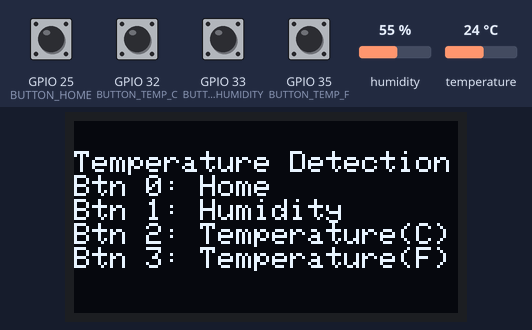
The sketch below on a simulated ESP32. On the bench: 128×64 one-colour display. The inputs (shaded band) are chosen by the test bench; at power-on: GPIO 25 (BUTTON_HOME), GPIO 32 (BUTTON_TEMP_C), GPIO 33 (BUTTON_HUMIDITY), GPIO 35 (BUTTON_TEMP_F) HIGH, temperature 24 °C, humidity 55 %. WiFi joins after 1.5 s; servers stay silent unless stated; what the sketch prints to the serial monitor is not drawn.

Above: at 5.4 s.
5.5 s: GPIO 32 (BUTTON_TEMP_C) pulled LOW for 0.15 s
At 7.1 s:
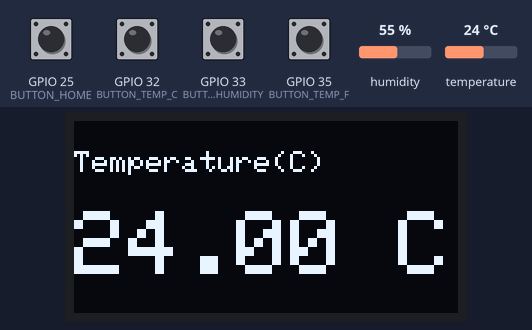
7.4 s: GPIO 33 (BUTTON_HUMIDITY) pulled LOW for 0.15 s
At 9.0 s:
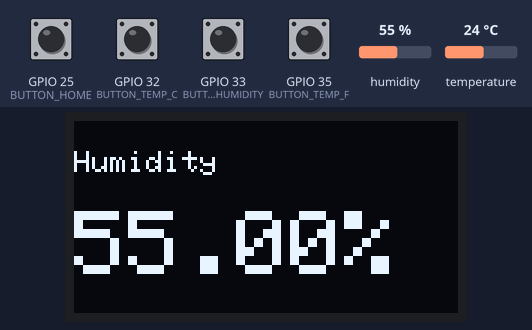
9.3 s: GPIO 35 (BUTTON_TEMP_F) pulled LOW for 0.15 s
At 11.1 s:
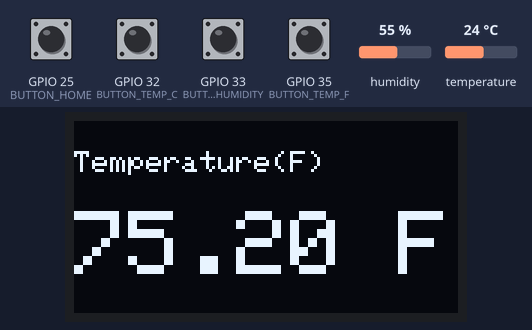
11.4 s: temperature set to 12 °C
At 14.0 s:
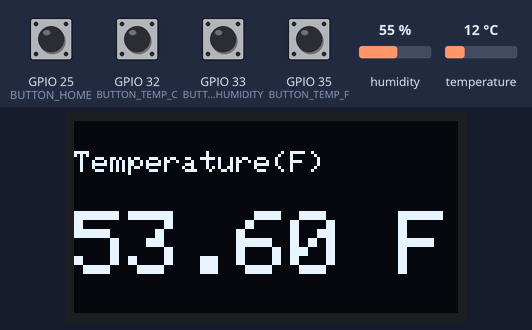
14.3 s: GPIO 25 (BUTTON_HOME) pulled LOW for 0.15 s
At 16.1 s:
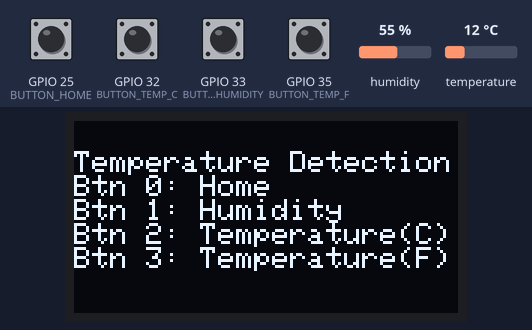
16.4 s: GPIO 33 (BUTTON_HUMIDITY) pulled LOW for 1 s
At 18.0 s:
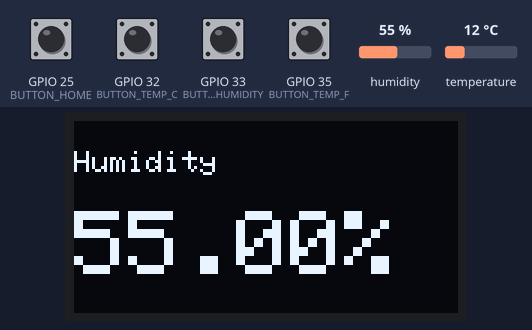
Timing chart, 0 to 19.5 s (numbered marks = the images above; inputs shaded):
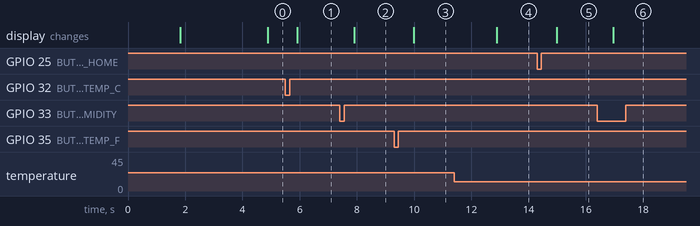

The sketch:

temperature_dht11.ino
```cpp
/*
NOTE: PIN

DHT11 ESP32
GND   GND
DAT   IO21
VCC   3V3

BTN   ESP32
GND   GND
S0    IO25
S1    IO33
S2    IO32
S3    IO35

OLED  ESP32
GND   GND
SDA   IO18
SCL   IO22
5V    VIN
*/

#include <DHT.h>
#include <WiFi.h>
#include <WiFiClient.h>
#include <BlynkSimpleEsp32.h>
#include <SPI.h>
#include <Wire.h>
#include <Adafruit_GFX.h>
#include <Adafruit_SSD1306.h>

#define DHT_SENSOR_PIN  21 // ESP32 pin GIOP21 connected to DHT11 sensor
#define DHT_SENSOR_TYPE DHT11
#define BLYNK_TEMPLATE_ID "TMPL2IWywrVQ"
#define BLYNK_TEMPLATE_NAME "Temperature Detector"
#define BLYNK_AUTH_TOKEN "AV2J9tdskGY480clqV3rAOU3O2ucKmdP"
#define BLYNK_PRINT Serial
#define SCREEN_WIDTH 128 // OLED display width, in pixels
#define SCREEN_HEIGHT 64 // OLED display height, in pixels
#define BUTTON_HOME 25
#define BUTTON_HUMIDITY 33
#define BUTTON_TEMP_C 32
#define BUTTON_TEMP_F 35

// Declaration for an SSD1306 display connected to I2C (SDA, SCL pins)
Adafruit_SSD1306 display(SCREEN_WIDTH, SCREEN_HEIGHT, &Wire, -1);

// Your WiFi credentials.
// Set password to "" for open networks.
char ssid[] = "OPPO A16";
char pass[] = "halo1234";

// for button
int button_state = LOW;
int last_button_state;
int option = 0;
// Blynk Timer
BlynkTimer timer;

// Set for dht11 pin
DHT dht_sensor(DHT_SENSOR_PIN, DHT_SENSOR_TYPE);

// This function sends Arduino's up time every second to Virtual Pin (5).
// In the app, Widget's reading frequency should be set to PUSH. This means
// that you define how often to send data to Blynk App.
float getHumidity()
{
  float humi = dht_sensor.readHumidity();

  if ( isnan(humi) ) {
    Serial.println("Failed to read humidity from DHT sensor!");
    return NULL;
  }

  return humi;
}

float getTempC()
{
  float tempC = dht_sensor.readTemperature();

  if ( isnan(tempC) ) {
    Serial.println("Failed to read temperature celcius from DHT sensor!");
    return NULL;
  }

  return tempC;
}

float getTempF()
{
  float tempF = dht_sensor.readTemperature(true);

  if ( isnan(tempF) ) {
    Serial.println("Failed to read temperature farenheit from DHT sensor!");
    return NULL;
  }

  return tempF;
}

void displayOnScreen(float data = 0, int type = NULL)
{
  display.clearDisplay();
  display.setTextSize(1);
  display.setTextColor(WHITE);
  display.setCursor(0, 10);

  if(type == 1) {
    display.println("Humidity");
    display.setTextSize(3);
    display.setCursor(0, 30);
    display.print(data);
    display.print("%");
  } else if (type == 2) {
    display.println("Temperature(C)");
    display.setTextSize(3);
    display.setCursor(0, 30);
    display.print(data);
    display.print(" C");
  } else if (type == 3) {
    display.println("Temperature(F)");
    display.setTextSize(3);
    display.setCursor(0, 30);
    display.print(data);
    display.print(" F");
  } else {
    display.println("Temperature Detection");
    display.println("Btn 0: Home");
    display.println("Btn 1: Humidity");
    display.println("Btn 2: Temperature(C)");
    display.println("Btn 3: Temperature(F)");
  }

  display.display();
}

void myTimerEvent()
{
  float humi = getHumidity();
  float tempC = getTempC();
  float tempF = getTempF();

  // Logging
  Serial.print("Humidity: ");
  Serial.print(humi);
  Serial.print("%");
  Serial.print("  |  ");
  Serial.print("Temperature: ");
  Serial.print(tempC);
  Serial.print(" C  ~  ");
  Serial.print(tempF);
  Serial.println(" F");

  // Display on OLED
  if (option == 0) {
    displayOnScreen();
  } else if (option == 1) {
    displayOnScreen(humi, option);
  } else if (option == 2) {
    displayOnScreen(tempC, option);
  } else if (option == 3) {
    displayOnScreen(tempF, option);
  } else {
    displayOnScreen();
  }

  // You can send any value at any time.
  // Please don't send more that 10 values per second.
  Blynk.virtualWrite(V0, humi);
  Blynk.virtualWrite(V1, tempC);
  Blynk.virtualWrite(V2, tempF);
}

void setup() {
  Wire.begin(18, 22);
  Serial.begin(9600);

  pinMode(BUTTON_HOME, INPUT_PULLUP);
  pinMode(BUTTON_HUMIDITY, INPUT_PULLUP);
  pinMode(BUTTON_TEMP_C, INPUT_PULLUP);
  pinMode(BUTTON_TEMP_F, INPUT_PULLUP);

  dht_sensor.begin(); // initialize the DHT sensor
  Blynk.begin(BLYNK_AUTH_TOKEN, ssid, pass);

  if(!display.begin(SSD1306_SWITCHCAPVCC, 0x3C)) { // Address 0x3D for 128x64
    Serial.println(F("SSD1306 allocation failed"));
    for(;;);
  }

  delay(2000);
  timer.setInterval(1000L, myTimerEvent);
}

void loop() {
  if (digitalRead(BUTTON_HOME) == LOW) {
    Serial.println("BUTTON_HOME pressed!");
    last_button_state = button_state;
    button_state = digitalRead(BUTTON_HOME);
    option = 0;
  } else if (digitalRead(BUTTON_HUMIDITY) == LOW) {
    Serial.println("BUTTON_HUMIDITY pressed!");
    last_button_state = button_state;
    button_state = digitalRead(BUTTON_HUMIDITY);
    option = 1;
  } else if (digitalRead(BUTTON_TEMP_C) == LOW) {
    Serial.println("BUTTON_TEMP_C pressed!");
    last_button_state = button_state;
    button_state = digitalRead(BUTTON_TEMP_C);
    option = 2;
  } else if (digitalRead(BUTTON_TEMP_F) == LOW) {
    Serial.println("BUTTON_TEMP_F pressed!");
    last_button_state = button_state;
    button_state = digitalRead(BUTTON_TEMP_F);
    option = 3;
  } else {

  }

  Blynk.run();
  timer.run(); // Initiates BlynkTimer
  delay(100);
}
```

Measured:
- after the input at 5.5 s, the display: changes after 0.42 s (image 1)
- after the input at 7.4 s, the display: changes after 0.50 s (image 2)
- after the input at 9.3 s, the display: changes after 0.68 s (image 3)
- after the input at 11.4 s, the display: changes after 1.5 s (image 4)
- after the input at 14.3 s, the display: changes after 0.68 s (image 5)
- after the input at 16.4 s, the display: changes after 0.55 s (image 6)
